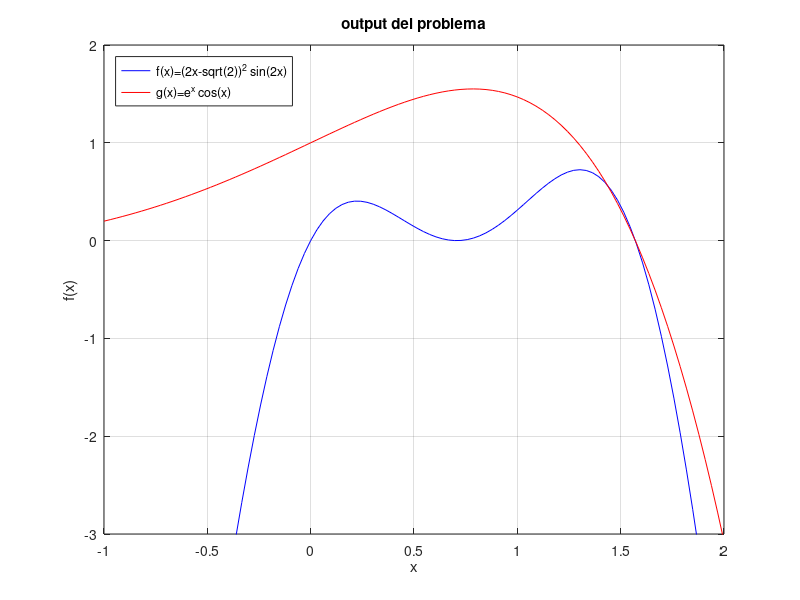

MATLAB code to generate this figure:
clear;
f=@(x)(2*x-sqrt(2)).^2.*sin(2*x);
g=@(x)exp(x).*cos(x);

x = linspace(-1,2);

y=f(x);
yg=g(x);

figure(1)

plot(x,y, 'b-', x,yg, 'r-')

l=legend('f(x)=(2x-sqrt(2))^2 sin(2x)','g(x)=e^x cos(x)')
set(l,'Location','Northwest')
grid on

xlabel('x')
ylabel('f(x)')
title('output del problema')

%cambio range di rappresentazione

axis([-1,2,-3,2])

